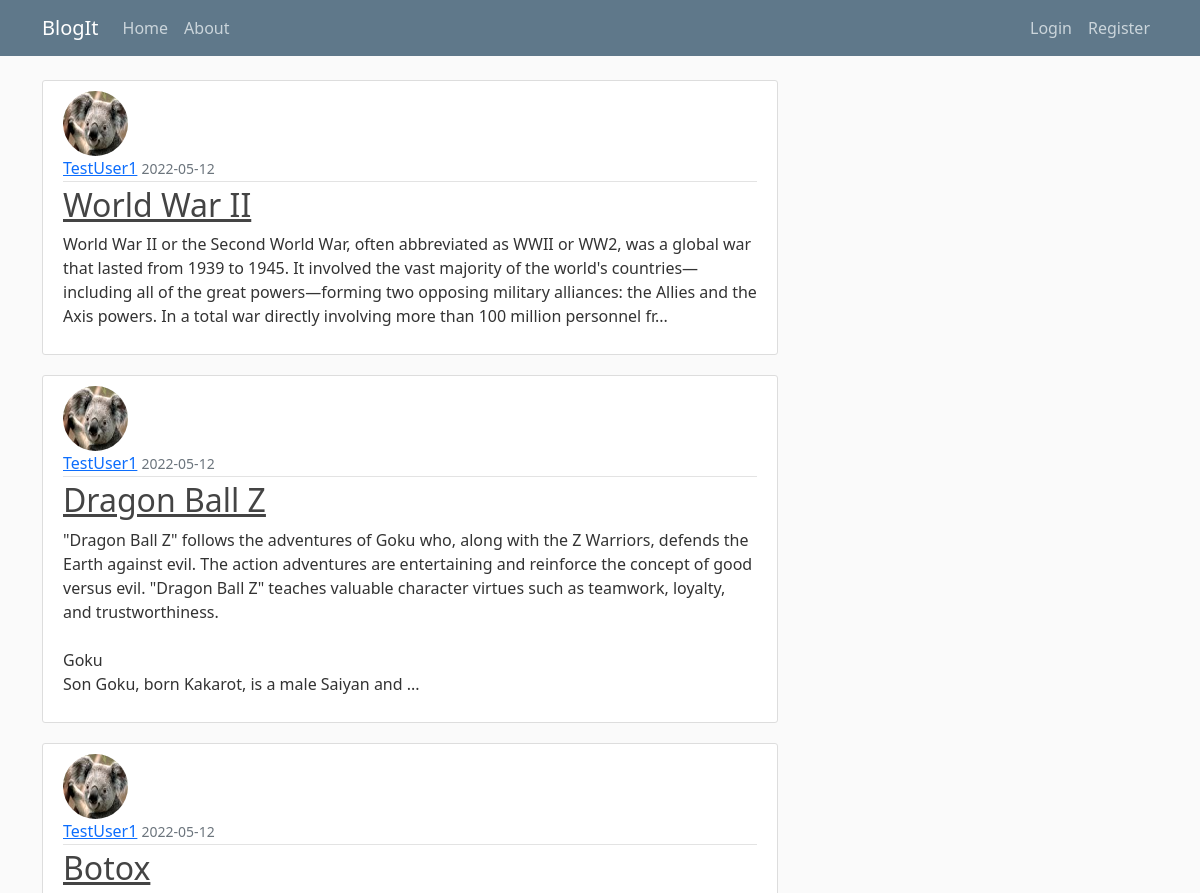
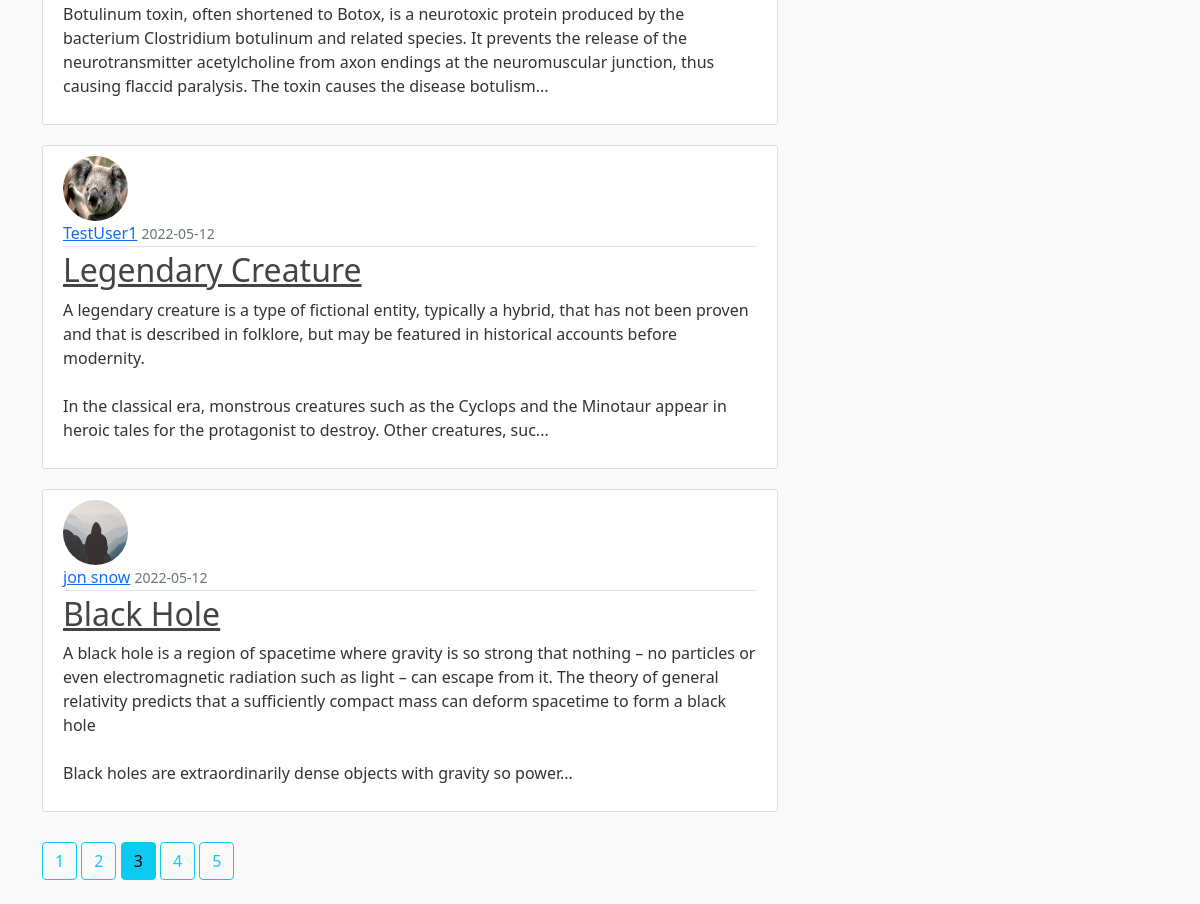
Screenshot of /home?page=3 with the database file from the repository (2 pictures, top to bottom).
### flaskblog/models.py (models this page shows, shortened)
class Post(db.Model):
    id = db.Column(db.Integer, primary_key=True)
    title = db.Column(db.String(100), nullable=False)
    date_posted = db.Column(db.DateTime, nullable=False, default=datetime.utcnow)
    content = db.Column(db.Text, nullable=False)
    user_id = db.Column(db.Integer, db.ForeignKey('user.id'), nullable=False)

class User(db.Model, UserMixin):
    id = db.Column(db.Integer, primary_key=True)        # setting column id of type integer and making it a primary key by setting primary_key contraint to True
    username = db.Column(db.String(20), unique=True, nullable=False)
    email = db.Column(db.String(120), unique=True, nullable=False)
    image_file = db.Column(db.String(20), nullable=False, default='default.jpg')
    password = db.Column(db.String(60), nullable=False)
    posts = db.relationship('Post', backref='author', lazy=True)

### flaskblog/main/routes.py (the view)
@main.route('/')
@main.route('/home')
def home():
    page = request.args.get('page', 1, type=int)   # fetching page - 1 is default page number, type int verifies if page number passed is int
    posts = Post.query.order_by(Post.date_posted.desc()).paginate(page=page, per_page=5)
    return render_template('home.html', posts=posts)

### flaskblog/templates/home.html
{% extends "layout.html" %}
{% block content %}
	{% for post in posts.items %}
		<article class="media content-section">
			<img class="rounded-circle article-img" src="{{ url_for('static', filename='profile_pics/' + post.author.image_file) }}">
			<div class="media-body">
				<div class="article-metadata">
				  <a class="mr-2" href="{{ url_for('users.user_posts', username=post.author.username) }}">{{ post.author.username }}</a>
				  <small class="text-muted">{{ post.date_posted.strftime('%Y-%m-%d') }}</small>
				</div>
				<h2><a class="article-title" href="{{ url_for('posts.post', post_id=post.id) }}">{{ post.title }}</a></h2>
				<p class="article-content">{{ post.content[:350] }}...</p>
			</div>
		</article>
	{% endfor %}
	{% for page_num in posts.iter_pages(left_edge=1, right_edge=1, left_current=1, right_current=2) %}
		{% if page_num %}
			{% if posts.page == page_num %}
				<a class="btn btn-info mb-4" href="{{ url_for('main.home', page=page_num) }}">{{ page_num }}</a>
			{% else %}
				<a class="btn btn-outline-info mb-4" href="{{ url_for('main.home', page=page_num) }}">{{ page_num }}</a>
			{% endif %}
		{% else %}
			...
		{% endif %}
	{% endfor %}
{% endblock content %}

### flaskblog/static/main.css (style rules this page uses)
body { background: #fafafa; color: #333333; margin-top: 5rem; }
h1, h2, h3, h4, h5, h6 { color: #444444; }
.content-section { background: #ffffff; padding: 10px 20px; border: 1px solid #dddddd; border-radius: 3px; margin-bottom: 20px; }
.article-title { color: #444444; }
.article-content { white-space: pre-line; }
.article-img { height: 65px; width: 65px; margin-right: 16px; }
.article-metadata { padding-bottom: 1px; margin-bottom: 4px; border-bottom: 1px solid #e3e3e3 }
.btn { margin: 10px 0; }

### rows the page displays
Post: image_file (picture), author.username "TestUser1", date_posted "2022-05-12", title "World War II", content "World War II or the Second World War, often abbreviated as WWII or WW2, was a global war that lasted from 1939 to 1945. It involved the vast majority of the world's countries—including all of the great powers—forming two opposing military alliances: the Allies and the Axis powers. In a total war directly involving more than 100 million personnel fr"
Post: image_file (picture), author.username "TestUser1", date_posted "2022-05-12", title "Dragon Ball Z", content "\"Dragon Ball Z\" follows the adventures of Goku who, along with the Z Warriors, defends the Earth against evil. The action adventures are entertaining and reinforce the concept of good versus evil. \"Dragon Ball Z\" teaches valuable character virtues such as teamwork, loyalty, and trustworthiness. Goku Son Goku, born Kakarot, is a male Saiyan and"
Post: image_file (picture), author.username "TestUser1", date_posted "2022-05-12", title "Botox", content "Botulinum toxin, often shortened to Botox, is a neurotoxic protein produced by the bacterium Clostridium botulinum and related species. It prevents the release of the neurotransmitter acetylcholine from axon endings at the neuromuscular junction, thus causing flaccid paralysis. The toxin causes the disease botulism"
Post: image_file (picture), author.username "TestUser1", date_posted "2022-05-12", title "Legendary Creature", content "A legendary creature is a type of fictional entity, typically a hybrid, that has not been proven and that is described in folklore, but may be featured in historical accounts before modernity. In the classical era, monstrous creatures such as the Cyclops and the Minotaur appear in heroic tales for the protagonist to destroy. Other creatures, suc"
Post: image_file (placeholder picture), author.username "jon snow", date_posted "2022-05-12", title "Black Hole", content "A black hole is a region of spacetime where gravity is so strong that nothing – no particles or even electromagnetic radiation such as light – can escape from it. The theory of general relativity predicts that a sufficiently compact mass can deform spacetime to form a black hole Black holes are extraordinarily dense objects with gravity so power"

### other values shown
{{ page_num }} "1" "2" "4" "5"
{{ page_num }} "3"
